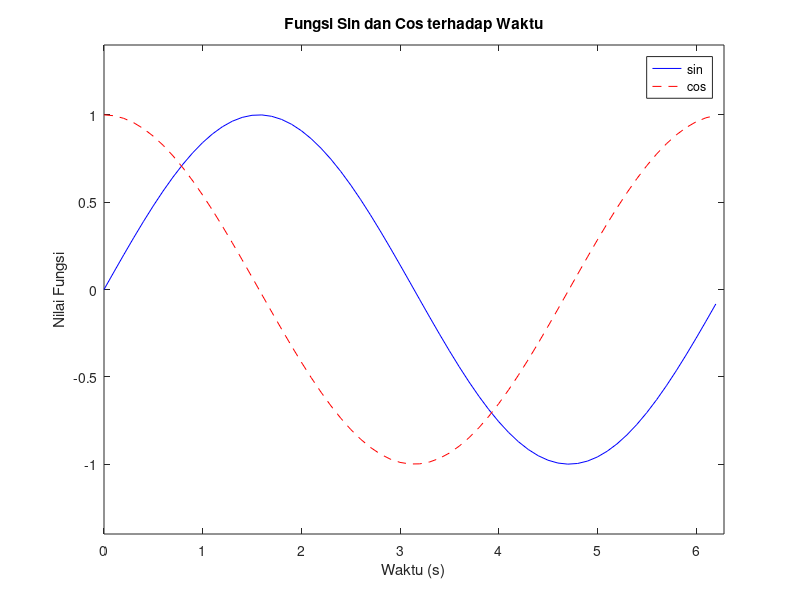

MATLAB code to generate this figure:
%% Soal #8
figure(1);
t = 0: 0.1: 2*pi; 
y1 = sin(t);
y2 = cos(t);
plot(t, y1, 'b');
hold on
plot(t, y2, 'r--');
hold off
xlabel("Waktu (s)");
ylabel("Nilai Fungsi");
title("Fungsi Sin dan Cos terhadap Waktu");
legend("sin", "cos")
xlim([0 2*pi])
ylim([-1.4 1.4])